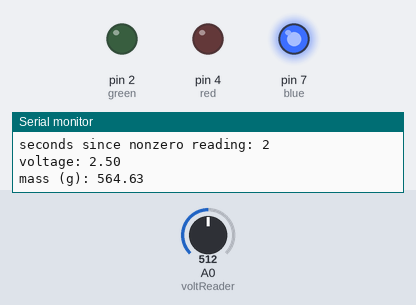
This sketch was run on a simulated Arduino Uno, built with avr-gcc and run on an emulated ATmega328P. Shown: output pins drawn as LEDs (lit = HIGH), the last lines printed to the serial monitor. The inputs (shaded band) are chosen by the test bench; at power-on: A0 (voltReader) = 512.

Above: at 1.8 s.
1.9 s: A0 (voltReader) set to 272
3.4 s: A0 (voltReader) set to 240
At 4.6 s:
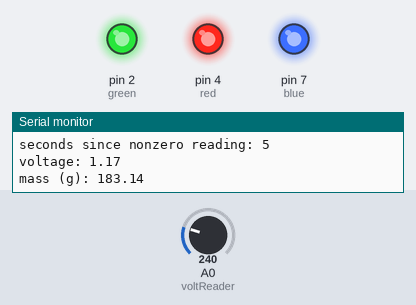
5.5 s: A0 (voltReader) set to 71
7.2 s: A0 (voltReader) set to 62
At 9.2 s:
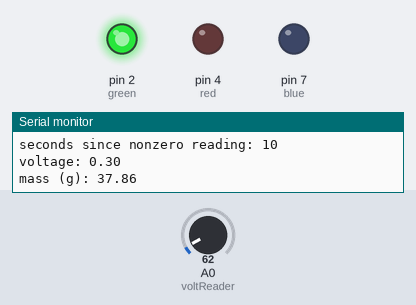
9.5 s: A0 (voltReader) set to 0
At 11.1 s:
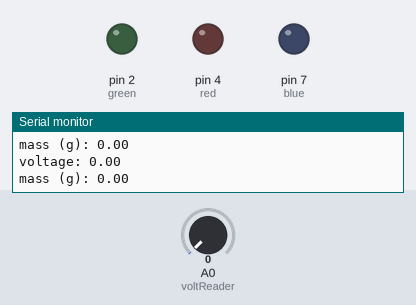
11.5 s: A0 (voltReader) set to 51
At 12.7 s:
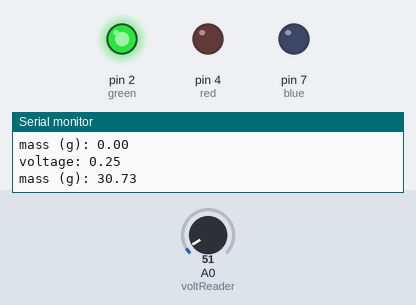
Timing chart, 0 to 14.5 s (numbered marks = the images above; inputs shaded):
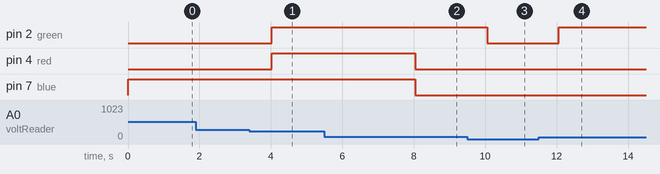

Measured:
- the behaviour switches between 258 and 257 on A0 (voltReader) (found by bisection; images 0 and 1)
- the behaviour switches between 67 and 66 on A0 (voltReader) (found by bisection; images 1 and 2)
- after the input at 3.4 s, pin 2 (green), pin 4 (red): LOW → HIGH after 0.63 s
- after the input at 7.2 s, pin 4 (red), pin 7 (blue): HIGH → LOW after 0.84 s
- after the input at 9.5 s, pin 2 (green): HIGH → LOW after 0.55 s
- after the input at 11.5 s, pin 2 (green): LOW → HIGH after 0.55 s

The sketch:

loadDetectorBuilding_2023.ino
```cpp
#include <math.h>
#define blue 7
#define red 4
#define green 2
#define lowerThreshold 41//mass lower than this flashes low color, equal or higher (and less than upperthresh) is mid color
#define upperThreshold 201//equal or higher cocnetnartion is high color
#define voltReader A0
#define fixedRes 2220 //at 500g, fsr was abt 2000 ohms
#define Vin 5
#define voltThresholdForTimeCount 0.3
float val=0;
float volts=0;
float varResistance=0;
float mass=0;
int secCount=0;
void setup() {
  // put your setup code here, to run once:
  pinMode(red,OUTPUT);
  pinMode(green,OUTPUT);
  pinMode(blue,OUTPUT);
  Serial.begin(9600);
  Serial.println("starting");
}
//low: 900ppm, med: 2700,high: 4500
void loop() {
  val=analogRead(voltReader);
  volts=val*5.0/1023.0;

  //put on weight RIGHT AS UPDATE HAPPENS
  if(volts>voltThresholdForTimeCount){
    secCount++;
    Serial.print("seconds since nonzero reading: ");
    Serial.println(secCount);
  }else{
    secCount=0;
  }

  // put your main code here, to run repeatedly:
  Serial.print("voltage: ");
  //Serial.println((analogRead(voltReader))*0.342/1023.0);

  Serial.println(volts);

  /**
  //code for calculating resistance of solution, to make sure fixed resistor is about equal to it
  varResistance=fixedRes*(Vin-volts)/volts;
  Serial.print("resistance of fsr: ");
  Serial.println(varResistance);
  */

  //weight conversion
  mass=239.982*pow(1.62165,volts)-239.982;

  Serial.print("mass (g): ");
  Serial.println(mass);
  lightUp(lowerThreshold,upperThreshold,red,green,blue );

  Serial.println();
  delay(1000);

}

void lightUp(int lowThresh,int highThresh,int colorRed, int colorGreen,int colorBlue){
 if(mass==0){
   digitalWrite(colorRed,LOW);
   digitalWrite(colorGreen,LOW);
   digitalWrite(colorBlue,LOW);
 }
 else if(mass<lowThresh){
      digitalWrite(colorRed,LOW);
      digitalWrite(colorGreen,HIGH);
      digitalWrite(colorBlue,LOW);
  }else if(mass>=lowThresh&&mass<highThresh){
      digitalWrite(colorRed,HIGH);
      digitalWrite(colorGreen,HIGH);
      digitalWrite(colorBlue,HIGH);
  }else{
      digitalWrite(colorRed,LOW);
      digitalWrite(colorGreen,LOW);
      digitalWrite(colorBlue,HIGH);
   }
 }
```
